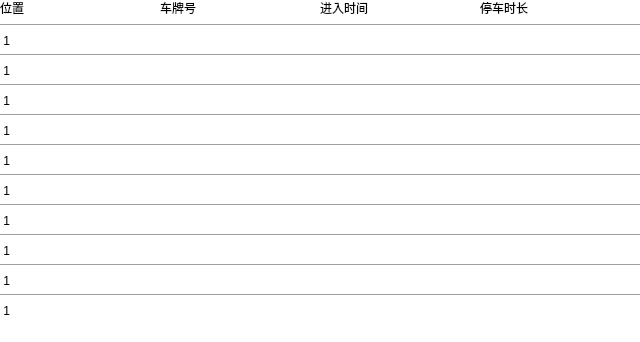
<?xml version="1.0" encoding="UTF-8"?>
<ui version="4.0">
 <class>MyWidget</class>
 <widget class="QWidget" name="MyWidget">
  <property name="geometry">
   <rect>
    <x>0</x>
    <y>0</y>
    <width>640</width>
    <height>342</height>
   </rect>
  </property>
  <property name="windowTitle">
   <string>Form</string>
  </property>
  <widget class="QTableWidget" name="tableWidget">
   <property name="geometry">
    <rect>
     <x>-10</x>
     <y>-50</y>
     <width>731</width>
     <height>411</height>
    </rect>
   </property>
  </widget>
  <widget class="QLabel" name="label">
   <property name="geometry">
    <rect>
     <x>0</x>
     <y>0</y>
     <width>72</width>
     <height>15</height>
    </rect>
   </property>
   <property name="text">
    <string>位置</string>
   </property>
  </widget>
  <widget class="QLabel" name="label_2">
   <property name="geometry">
    <rect>
     <x>160</x>
     <y>0</y>
     <width>72</width>
     <height>15</height>
    </rect>
   </property>
   <property name="text">
    <string>车牌号</string>
   </property>
  </widget>
  <widget class="Line" name="line_2">
   <property name="geometry">
    <rect>
     <x>-10</x>
     <y>250</y>
     <width>711</width>
     <height>31</height>
    </rect>
   </property>
   <property name="orientation">
    <enum>Qt::Horizontal</enum>
   </property>
  </widget>
  <widget class="Line" name="line_3">
   <property name="geometry">
    <rect>
     <x>0</x>
     <y>220</y>
     <width>711</width>
     <height>31</height>
    </rect>
   </property>
   <property name="orientation">
    <enum>Qt::Horizontal</enum>
   </property>
  </widget>
  <widget class="Line" name="line_4">
   <property name="geometry">
    <rect>
     <x>-10</x>
     <y>190</y>
     <width>711</width>
     <height>31</height>
    </rect>
   </property>
   <property name="orientation">
    <enum>Qt::Horizontal</enum>
   </property>
  </widget>
  <widget class="Line" name="line_5">
   <property name="geometry">
    <rect>
     <x>-10</x>
     <y>160</y>
     <width>711</width>
     <height>31</height>
    </rect>
   </property>
   <property name="orientation">
    <enum>Qt::Horizontal</enum>
   </property>
  </widget>
  <widget class="QLabel" name="label_3">
   <property name="geometry">
    <rect>
     <x>320</x>
     <y>0</y>
     <width>72</width>
     <height>15</height>
    </rect>
   </property>
   <property name="text">
    <string>进入时间</string>
   </property>
  </widget>
  <widget class="QLabel" name="label_4">
   <property name="geometry">
    <rect>
     <x>480</x>
     <y>0</y>
     <width>72</width>
     <height>15</height>
    </rect>
   </property>
   <property name="text">
    <string>停车时长</string>
   </property>
  </widget>
  <widget class="Line" name="line_10">
   <property name="geometry">
    <rect>
     <x>-10</x>
     <y>40</y>
     <width>711</width>
     <height>31</height>
    </rect>
   </property>
   <property name="orientation">
    <enum>Qt::Horizontal</enum>
   </property>
  </widget>
  <widget class="Line" name="line_11">
   <property name="geometry">
    <rect>
     <x>0</x>
     <y>280</y>
     <width>711</width>
     <height>31</height>
    </rect>
   </property>
   <property name="orientation">
    <enum>Qt::Horizontal</enum>
   </property>
  </widget>
  <widget class="Line" name="line_12">
   <property name="geometry">
    <rect>
     <x>-20</x>
     <y>130</y>
     <width>711</width>
     <height>31</height>
    </rect>
   </property>
   <property name="orientation">
    <enum>Qt::Horizontal</enum>
   </property>
  </widget>
  <widget class="Line" name="line_13">
   <property name="geometry">
    <rect>
     <x>-10</x>
     <y>100</y>
     <width>711</width>
     <height>31</height>
    </rect>
   </property>
   <property name="orientation">
    <enum>Qt::Horizontal</enum>
   </property>
  </widget>
  <widget class="Line" name="line_14">
   <property name="geometry">
    <rect>
     <x>-10</x>
     <y>10</y>
     <width>711</width>
     <height>31</height>
    </rect>
   </property>
   <property name="orientation">
    <enum>Qt::Horizontal</enum>
   </property>
  </widget>
  <widget class="Line" name="line_15">
   <property name="geometry">
    <rect>
     <x>-10</x>
     <y>70</y>
     <width>711</width>
     <height>31</height>
    </rect>
   </property>
   <property name="orientation">
    <enum>Qt::Horizontal</enum>
   </property>
  </widget>
  <widget class="QLabel" name="label1">
   <property name="geometry">
    <rect>
     <x>0</x>
     <y>30</y>
     <width>641</width>
     <height>21</height>
    </rect>
   </property>
   <property name="text">
    <string> 1</string>
   </property>
  </widget>
  <widget class="QLabel" name="label2">
   <property name="geometry">
    <rect>
     <x>0</x>
     <y>60</y>
     <width>641</width>
     <height>21</height>
    </rect>
   </property>
   <property name="text">
    <string> 1</string>
   </property>
  </widget>
  <widget class="QLabel" name="label7">
   <property name="geometry">
    <rect>
     <x>0</x>
     <y>210</y>
     <width>641</width>
     <height>21</height>
    </rect>
   </property>
   <property name="text">
    <string> 1</string>
   </property>
  </widget>
  <widget class="QLabel" name="label6">
   <property name="geometry">
    <rect>
     <x>0</x>
     <y>180</y>
     <width>641</width>
     <height>21</height>
    </rect>
   </property>
   <property name="text">
    <string> 1</string>
   </property>
  </widget>
  <widget class="QLabel" name="label5">
   <property name="geometry">
    <rect>
     <x>0</x>
     <y>150</y>
     <width>641</width>
     <height>21</height>
    </rect>
   </property>
   <property name="text">
    <string> 1</string>
   </property>
  </widget>
  <widget class="QLabel" name="label4">
   <property name="geometry">
    <rect>
     <x>0</x>
     <y>120</y>
     <width>641</width>
     <height>21</height>
    </rect>
   </property>
   <property name="text">
    <string> 1</string>
   </property>
  </widget>
  <widget class="QLabel" name="label3">
   <property name="geometry">
    <rect>
     <x>0</x>
     <y>90</y>
     <width>641</width>
     <height>21</height>
    </rect>
   </property>
   <property name="text">
    <string> 1</string>
   </property>
  </widget>
  <widget class="QLabel" name="label8">
   <property name="geometry">
    <rect>
     <x>0</x>
     <y>240</y>
     <width>641</width>
     <height>21</height>
    </rect>
   </property>
   <property name="text">
    <string> 1</string>
   </property>
  </widget>
  <widget class="QLabel" name="label9">
   <property name="geometry">
    <rect>
     <x>0</x>
     <y>270</y>
     <width>641</width>
     <height>21</height>
    </rect>
   </property>
   <property name="text">
    <string> 1</string>
   </property>
  </widget>
  <widget class="QLabel" name="label9_">
   <property name="geometry">
    <rect>
     <x>0</x>
     <y>300</y>
     <width>641</width>
     <height>21</height>
    </rect>
   </property>
   <property name="text">
    <string> 1</string>
   </property>
  </widget>
 </widget>
 <resources/>
 <connections/>
</ui>
